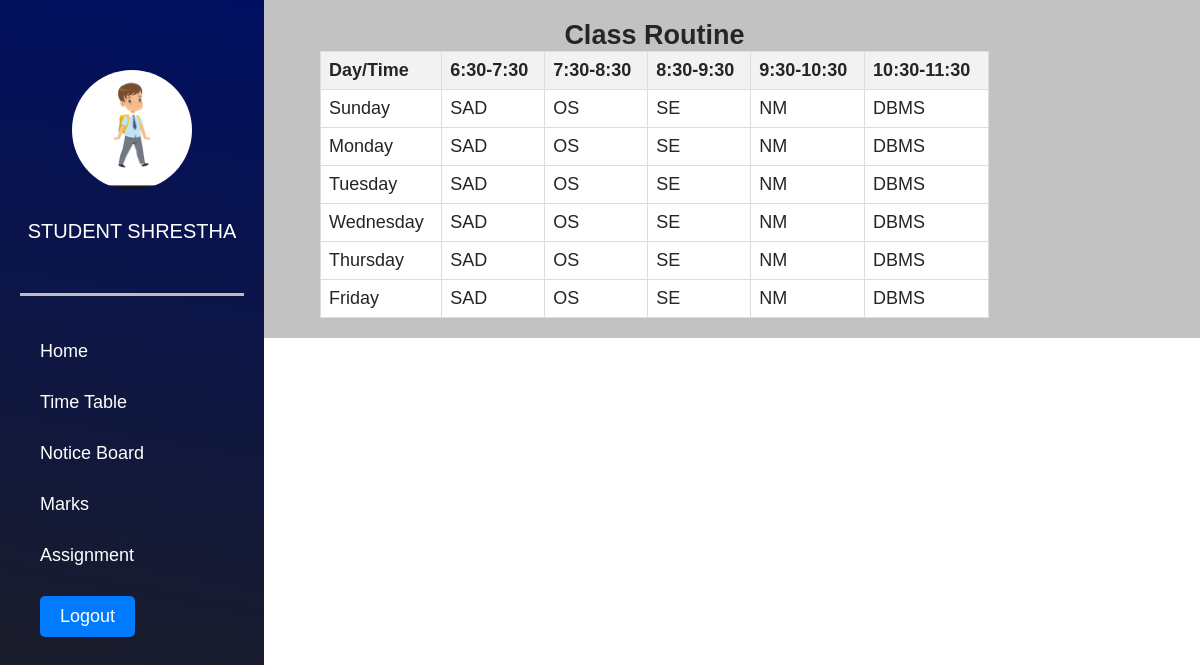
Page /timetable.php (signed in) on the committed database.
### tables this page shows
CREATE TABLE `users` (
  `id` int(11) NOT NULL,
  `FirstName` varchar(50) DEFAULT NULL,
  `LastName` varchar(50) DEFAULT NULL,
  `DOB` date DEFAULT NULL,
  `Gender` enum('Male','Female','Other') NOT NULL,
  `Role` enum('student','teacher','admin') DEFAULT NULL,
  `Nationality` varchar(50) DEFAULT NULL,
  `User_id` int(100) NOT NULL,
  `Password` varchar(255) DEFAULT NULL,
  `Course` varchar(100) DEFAULT NULL,
  `Semester` varchar(50) DEFAULT NULL,
  `Email` varchar(100) DEFAULT NULL,
  `PhoneNumber` varchar(20) DEFAULT NULL,
  `Address` varchar(255) DEFAULT NULL,
  `EmergencyContactPersonName` varchar(100) DEFAULT NULL,
  `EmergencyContactNumber` tinytext DEFAULT NULL,
  `Photo` varchar(255) NOT NULL,
  `reset_token` varchar(255) NOT NULL
);

CREATE TABLE `timetable` (
  `Timetable_ID` int(11) NOT NULL,
  `User_id` int(11) NOT NULL,
  `Course` varchar(100) DEFAULT NULL,
  `Semester` varchar(50) DEFAULT NULL,
  `time1` varchar(11) NOT NULL,
  `time2` varchar(11) NOT NULL,
  `time3` varchar(11) NOT NULL,
  `time4` varchar(11) NOT NULL,
  `time5` varchar(11) NOT NULL,
  `period1` varchar(255) NOT NULL,
  `period2` varchar(255) NOT NULL,
  `period3` varchar(255) NOT NULL,
  `period4` varchar(255) NOT NULL,
  `period5` varchar(255) NOT NULL
);

### timetable.php (the view, shortened to what this page needs)
<?php
if (isset($_SESSION['User_id'])) {
    $username = $_SESSION['User_id'];
    include ('dbconnection.php');
    $firstName = "";
    $lastName = "";
    $photoPath = "";
    $query_info = mysqli_query($con, "SELECT FirstName, LastName, Photo, Course, Semester FROM users WHERE User_id='$username'");
    if ($query_info && mysqli_num_rows($query_info) > 0) {
        $row = mysqli_fetch_assoc($query_info);
        $firstName = $row['FirstName'];
        $lastName = $row['LastName'];
        $photoPath = $row['Photo'];
        $course = $row['Course'];
        $semester = $row['Semester'];
    }
    $query_timetable = mysqli_query($con, "SELECT time1, time2, time3, time4, time5, period1, period2, period3, period4, period5 FROM timetable WHERE Course='$course' AND Semester='$semester'");
    if ($query_timetable) {
        $rows = mysqli_fetch_all($query_timetable, MYSQLI_ASSOC);
    } else {
        $rows = array();
    }
}
?>
<!DOCTYPE html>
<html lang="en">
  <head>
    <link rel="stylesheet" href="src/style.css">
  </head>
  <body>
    <div class="head_wrap">
    <div class="side_menu">
        <div class="avatar_profile">
            <img src="<?php echo $photoPath; ?>" alt="">
        </div>
        <div class="student_info">
            <h3><?php echo $firstName . " " . $lastName; ?></h3>
        </div>
        <div class="navigation">
                 <ul>
                    <li><a href="portal1.php">Home</a></li>
                    <li><a href="timetable.php">Time Table</a></li>
                    <li><a href="notice.php">Notice Board</a></li>
                    <li><a href="marks1.php">Marks</a></li>
                    <li><a href="assignment_portal.php">Assignment</a></li>
                    <li><a href="logout.php" class="logout-btn">Logout</a></li>
                </ul>
        </div>
    </div>
    <div class="info_tab">
    <?php if (empty($rows)): ?>
        <h2 style="color:red;">No record found.</h2>
    <?php else: ?>
    <table>
        <caption><h2>Class Routine</h2></caption>
        <tr>
            <th>Day/Time</th>
            <th><?php echo $rows[0]['time1']; ?></th>
            <th><?php echo $rows[0]['time2']; ?></th>
            <th><?php echo $rows[0]['time3']; ?></th>
            <th><?php echo $rows[0]['time4']; ?></th>
            <th><?php echo $rows[0]['time5']; ?></th>
        </tr>
        <?php foreach ($rows as $row): ?>
        <tr>
            <td>Sunday</td>
            <td><?php echo $row['period1']; ?></td>
            <td><?php echo $row['period2']; ?></td>
            <td><?php echo $row['period3']; ?></td>
            <td><?php echo $row['period4']; ?></td>
            <td><?php echo $row['period5']; ?></td>
        </tr>
        <tr>
            <td>Monday</td>
            <td><?php echo $row['period1']; ?></td>
            <td><?php echo $row['period2']; ?></td>
            <td><?php echo $row['period3']; ?></td>
            <td><?php echo $row['period4']; ?></td>
            <td><?php echo $row['period5']; ?></td>
        </tr>
        <tr>
            <td>Tuesday</td>
            <td><?php echo $row['period1']; ?></td>
            <td><?php echo $row['period2']; ?></td>
            <td><?php echo $row['period3']; ?></td>
            <td><?php echo $row['period4']; ?></td>
            <td><?php echo $row['period5']; ?></td>
        </tr>
        <tr>
            <td>Wednesday</td>
            <td><?php echo $row['period1']; ?></td>
            <td><?php echo $row['period2']; ?></td>
            <td><?php echo $row['period3']; ?></td>
            <td><?php echo $row['period4']; ?></td>
            <td><?php echo $row['period5']; ?></td>
        </tr>
        <tr>
            <td>Thursday</td>
            <td><?php echo $row['period1']; ?></td>
            <td><?php echo $row['period2']; ?></td>
            <td><?php echo $row['period3']; ?></td>
            <td><?php echo $row['period4']; ?></td>
            <td><?php echo $row['period5']; ?></td>
        </tr>
        <tr>
            <td>Friday</td>
            <td><?php echo $row['period1']; ?></td>
            <td><?php echo $row['period2']; ?></td>
            <td><?php echo $row['period3']; ?></td>
            <td><?php echo $row['period4']; ?></td>
            <td><?php echo $row['period5']; ?></td>
        </tr>
        <?php endforeach; ?>
    </table>
    <?php endif; ?>
</div>
</div>
</body>
</html>

### src/style.css (style rules this page uses)
* { padding: 0px; margin: 0px; box-sizing: border-box; }
body { font-family: 'Poppins', sans-serif; color: #252525; font-size: 18px; }
body h1,h2, h3 { font-family: 'Work Sans', sans-serif; }
* { box-sizing: border-box; }
body { margin: 0; font-family: Arial, sans-serif; }
img { width: 100%; height: auto; }
.head_wrap { display: flex; flex-direction: row; width: 100%; background: rgb(194, 194, 194); }
.side_menu { padding: 20px; width: 22%; color: white; background: linear-gradient(10deg, rgba(31,31,31,1) 0%, rgba(0,15,97,1) 100%); }
.info_tab { padding: 20px; width: 73%; }
.student_info { padding-top: 30px; display: flex; flex-direction: column; align-items: center; }
.student_info h3 { text-transform: uppercase; font-size: 20px; font-weight: 500; }
.avatar_profile { width: 120px; height: 120px; margin: auto; margin-top:50px ; }
.avatar_profile img { border-radius: 50%; object-fit: cover; width: 100%; height: 100%; }
.navigation ul { list-style: none; }
.navigation a { text-decoration: none; color: white; }
.navigation { border-top: 3px solid rgb(189, 189, 189); padding-top: 45px; margin-top: 50px; padding-left: 20px; }
.navigation ul { display: flex; flex-direction: column; gap: 30px; }
.logout-btn { display: inline-block; padding: 10px 20px; background-color: #007bff; color: #fff; text-decoration: none; border-radius: 5px; transition: background-color 0.3s ease; }
.side_menu { height:100vh; position:fixed; }
.info_tab { margin-left: 25%; }

### timetable.php (style rules this page uses)
table { background-color:white; width: 80%; border-collapse: collapse; }
th, td { border: 1px solid #ddd; padding: 8px; text-align: left; }
th { background-color: #f2f2f2; }

### rows in the picture
users: Photo (picture), FirstName "STUDENT", LastName "SHRESTHA"
timetable: time1 "6:30-7:30", time2 "7:30-8:30", time3 "8:30-9:30", time4 "9:30-10:30", time5 "10:30-11:30", period1 "SAD", period2 "OS", period3 "SE", period4 "NM", period5 "DBMS"
